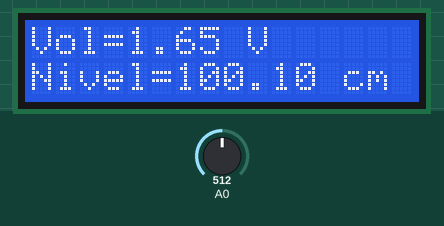
Recording of a sketch running on a simulated Arduino Uno, built with avr-gcc and run on an emulated ATmega328P. On the bench: 16×2 character LCD. The inputs (shaded band) are chosen by the test bench; at power-on: A0 = 512. What the sketch prints to the serial monitor is not drawn.

Above: at 1.2 s.
1.3 s: A0 set to 498
At 2.4 s:
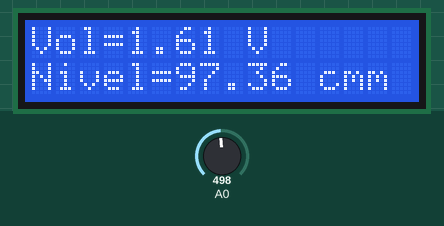
2.8 s: A0 set to 57
At 3.5 s:
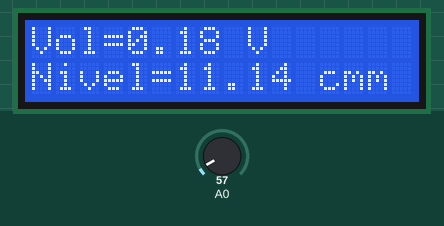
4.3 s: A0 set to 49
At 4.7 s:
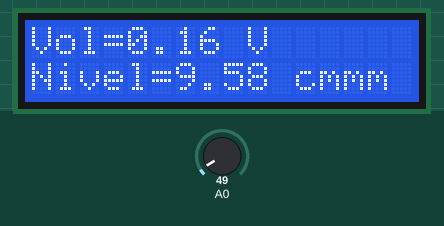
5.8 s: A0 set to 716
At 6.1 s:
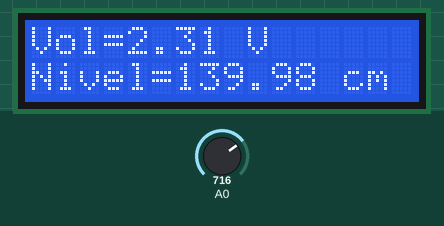
7.3 s: A0 set to 0
At 8.1 s:
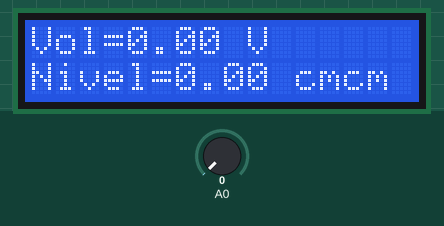
Timing chart, 0 to 9.8 s (numbered marks = the images above; inputs shaded):
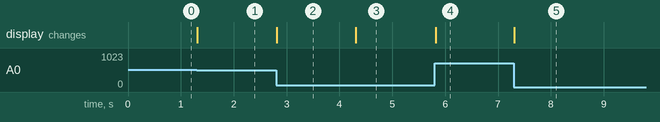

Measured:
- the behaviour switches between 512 and 511 on A0 (found by bisection; images 0 and 1)
- the behaviour switches between 52 and 51 on A0 (found by bisection; images 2 and 3)
- after the input at 1.3 s, the display: changes at once (image 1)
- after the input at 2.8 s, the display: changes at once (image 2)
- after the input at 4.3 s, the display: changes at once (image 3)
- after the input at 5.8 s, the display: changes at once (image 4)
- after the input at 7.3 s, the display: changes at once (image 5)

The sketch:

Transmisor_arduino.ino
```cpp
#include "Wire.h"
# include "LiquidCrystal.h"  //lcd libary
LiquidCrystal lcd(2, 3, 4, 5, 6, 7);   //LCD object Parameters: (rs, enable, d4, d5, d6, d7)
float voltaje; //trig pin connection
float pot=1;
float Nivelcm;
void setup() {
  lcd.begin(16,2);
  Serial.begin(9600);

}

void loop() {
  pot=analogRead(A0);

  voltaje = (pot / 1023.0) * 3.3; // Convierte la lectura a voltaje (0-3.3V)
  Nivelcm = (voltaje / 3.3) * 200.0; // Convierte el voltaje a nivel (0-300 cm)

/*
voltaje = map(pot, 0, 1023, 0, 3300);
Nivelcm = map(voltaje, 0, 3300, 0, 300);
  */
  lcd.setCursor(0, 0);
  lcd.print("Vol=");
  lcd.print(voltaje,2); // Muestra el voltaje con 2 decimales
  lcd.print(" V ");
  lcd.setCursor(0, 1);
  lcd.print("Nivel=");
  lcd.print(Nivelcm,2); // Muestra el nivel con 2 decimales
  lcd.print(" cm");

  Serial.print(voltaje,2); // Imprime el voltaje con 2 decimales
   Serial.print(",");
  Serial.print(Nivelcm,2); // Imprime el nivel con 2 decimales
    Serial.println();

  delay(10);
  /*
  Voltaje = (pot / 1023.0) * 3.3; // Convierte la lectura a voltaje (0-3.3V)
  Nivelcm = (Voltaje / 3.3) * 300.0; // Convierte el voltaje a nivel (0-300 cm)

  lcd.setCursor(0, 0);
  lcd.print("Vol=");
  lcd.print(Voltaje, 2); // Muestra el voltaje con 2 decimales
  lcd.print(" V ");
  lcd.setCursor(0, 1);
  lcd.print("Nivel=");
  lcd.print(Nivelcm, 2); // Muestra el nivel con 2 decimales
  lcd.print(" cm");

  Serial.print("Voltaje: ");
  Serial.println(Voltaje, 2); // Imprime el voltaje con 2 decimales
  Serial.print("Nivel (cm): ");
  Serial.println(Nivelcm, 2); // Imprime el nivel con 2 decimales
  delay(10);
   */
}
```
